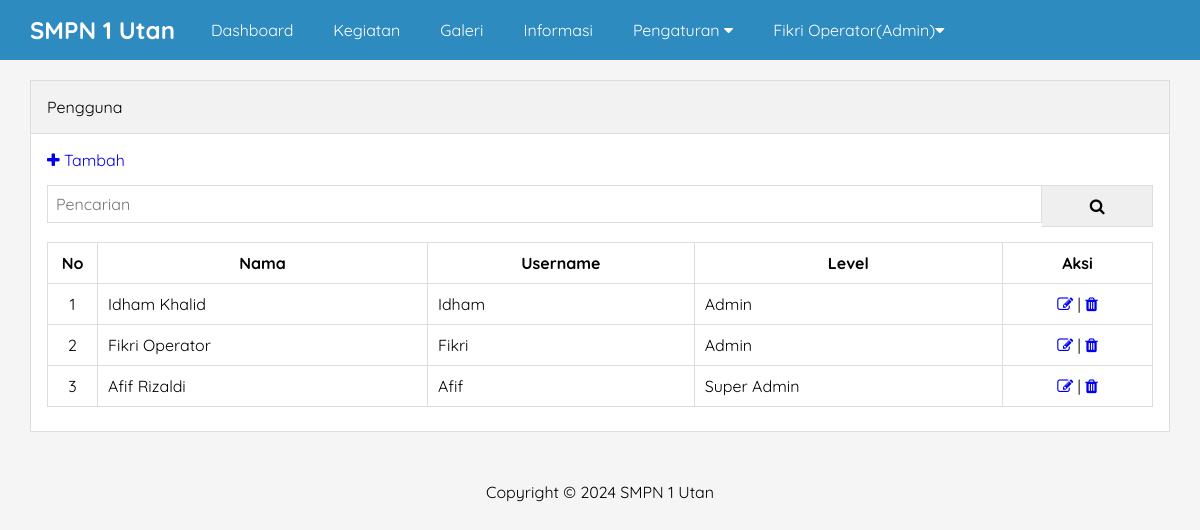
/admin/pengguna.php (signed in), run on the app's committed database.
### tables this page shows
CREATE TABLE `pengaturan` (
  `id` int(11) NOT NULL,
  `nama` varchar(50) NOT NULL,
  `email` varchar(50) NOT NULL,
  `telepon` varchar(20) NOT NULL,
  `alamat` text NOT NULL,
  `logo` varchar(50) NOT NULL,
  `favicon` varchar(50) NOT NULL,
  `tentang_sekolah` text NOT NULL,
  `foto_sekolah` varchar(50) NOT NULL,
  `google_maps` text NOT NULL,
  `nama_kepsek` varchar(50) NOT NULL,
  `foto_kepsek` varchar(50) NOT NULL,
  `sambutan_kepsek` text NOT NULL,
  `created_at` timestamp NOT NULL DEFAULT current_timestamp() ON UPDATE current_timestamp(),
  `updated_at` datetime DEFAULT NULL
);

CREATE TABLE `pengguna` (
  `id` int(11) NOT NULL,
  `nama` varchar(30) NOT NULL,
  `username` varchar(30) NOT NULL,
  `password` varchar(50) NOT NULL,
  `level` enum('Super Admin','Admin') NOT NULL,
  `created_at` timestamp NOT NULL DEFAULT current_timestamp() ON UPDATE current_timestamp(),
  `updated_at` datetime DEFAULT NULL
);

### admin/pengguna.php (the view, shortened to what this page needs)
<?php include 'header.php' ?>
<div class="content">
    <div class="container">
        <div class="box">
            <div class="box-header">
                Pengguna
            </div>
            <div class="box-body">
                <a href="tambah-pengguna.php"><i class='fa fa-plus'></i> Tambah</a>
                <form action="">
                    <div class="input-group">
                        <input type="text" name="key" placeholder="Pencarian">
                        <button type="submit"><i class="fa fa-search"></i></button>
                    </div>
                </form>
                <table class="table">
                    <thead>
                        <tr>
                            <th>No</th>
                            <th>Nama</th>
                            <th>Username</th>
                            <th>Level</th>
                            <th>Aksi</th>
                        </tr>
                    </thead>
                    <tbody>
                        <?php
                        $no = 1;
                        $where = "WHERE 1=1";
                        $pengguna = mysqli_query($conn, "SELECT * FROM pengguna $where ORDER BY id DESC");
                        if (mysqli_num_rows($pengguna) > 0) {
                            while ($p = mysqli_fetch_array($pengguna)) {
                        ?>
                                <tr>
                                    <td><?= $no++ ?></td>
                                    <td><?= $p['nama'] ?></td>
                                    <td><?= $p['username'] ?></td>
                                    <td><?= $p['level'] ?></td>
                                    <td>
                                        <a href="edit-pengguna.php?id=<?= $p['id'] ?>" title="Edit"><i class="fa fa-edit"></i></a> |
                                        <a href="hapus.php?idpengguna=<?= $p['id'] ?>" onclick="return confirm('Hapus Data?')" title="Hapus"><i class="fa fa-trash"></i></a>
                                    </td>
                                </tr>
                            <?php }
                        } else { ?>
                            <tr>
                                <td colspan="5">Data Tidak Ada</td>
                            </tr>
                        <?php } ?>
                    </tbody>
                </table>
            </div>
        </div>
    </div>
</div>
<?php include 'footer.php' ?>

### admin/header.php (shortened to what this page needs)
<?php
    include '../koneksi.php';
    $identitas = mysqli_query($conn, "SELECT * FROM pengaturan ORDER BY id DESC LIMIT 1");
    $d = mysqli_fetch_object($identitas);
?>
<!DOCTYPE html>
<html>
<head>
    <link rel="stylesheet" href="../css/style.css">
    <link rel="stylesheet" href="https://cdnjs.cloudflare.com/ajax/libs/font-awesome/4.7.0/css/font-awesome.css" />
</head>
<body class="bg-light">
    <div class="navbar">
        <div class="container">
            <h2 class="nav-brand float-left"><a href="index.php"><?= $d->nama ?></a></h2>
            <ul class="nav-menu float-left">
                <li><a href="index.php">Dashboard</a></li>
                <?php if ($_SESSION['ulevel'] == 'Super Admin') { ?>
                    <li><a href="pengguna.php">Pengguna</a></li>
                <?php } elseif ($_SESSION['ulevel'] == 'Admin') { ?>
                    <li><a href="kegiatan.php">Kegiatan</a></li>
                    <li><a href="galeri.php">Galeri</a></li>
                    <li><a href="informasi.php">Informasi</a></li>
                    <li>
                        <a href="#">Pengaturan <i class="fa fa-caret-down"></i></a>
                    </li>
                <?php } ?>
                <li>
                    <a href="#"><?= $_SESSION['uname'] ?>(<?= $_SESSION['ulevel'] ?>)<i class="fa fa-caret-down"></i></a>
                </li>
            </ul>
        </div>
    </div>

### admin/footer.php
<div class="footer">
    <div class="container text-center">
        Copyright &copy; 2024 <?= $d->nama ?>
    </div>
</div>
</body>
</html>

### css/style.css (style rules this page uses)
* { margin: 0; padding: 0; font-family: "Quicksand", serif; box-sizing: border-box; }
a { text-decoration: none; }
.float-left { float: left; }
.container { width: 1140px; margin: 0 auto; }
.container::after { content: ''; display: block; clear: both; }
.bg-light { background-color: #f5f5f5; }
.box { border: 1px solid #ddd; background-color: #fff; }
.box-header { padding: 16px; border-bottom: 1px solid #ddd; background-color: #f2f2f2; }
.box-body { padding: 16px; }
form { margin: 15px 0; }
.text-center { text-align: center !important; }
.navbar { height: 60px; width: 100%; background-color: #2E8BC0; position: fixed; top: 0; z-index: 1000; }
.navbar a { color: #fff; }
.nav-brand { display: inline-block; padding: 15px 0; margin-right: 16px; }
.nav-menu { display: flex; list-style: none; }
.nav-menu li a { padding: 20px; display: inline-block; }
.content { padding: 80px 0 30px 0; }
.footer { padding: 20px 0; }
.table { width: 100%; border-collapse: collapse; margin: 8px 0; }
.table th, td { border: 1px solid #ddd; padding: 10px; }
.table td:first-child { width: 50px; text-align: center; }
.table td:last-child { width: 150px; text-align: center; }
.input-group:after { content: ""; clear: both; display: block; }
.input-group input[type="text"] { border: 1px solid #ddd; width: 90%; padding: 8px; font-size: 16px; float: left; }
.input-group button { border: 1px solid #ddd; border-left: none; width: 10%; padding: 10px; font-size: 16px; float: left; }

### data on the page
pengaturan: nama "SMPN 1 Utan"
pengguna: nama "Idham Khalid", username "Idham", level "Admin"
pengguna: nama "Fikri Operator", username "Fikri", level "Admin"
pengguna: nama "Afif Rizaldi", username "Afif", level "Super Admin"

### other printed values
$_SESSION['uname'] "Fikri Operator"
$_SESSION['ulevel'] "Admin"
